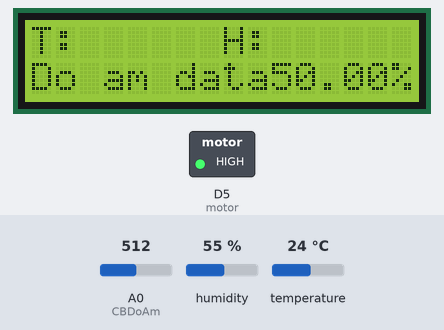
A sketch run on a simulated ESP8266 (NodeMCU). Shown: 16×2 character LCD, switched loads named in the sketch (green lamp = pin HIGH). The inputs (shaded band) are chosen by the test bench; at power-on: A0 (CBDoAm) = 512, humidity 55 %, temperature 24 °C. WiFi joins after 1.5 s; servers stay silent unless stated; what the sketch prints to the serial monitor is not drawn.

Above: at 3.0 s.
3.1 s: A0 (CBDoAm) set to 919
At 4.5 s:
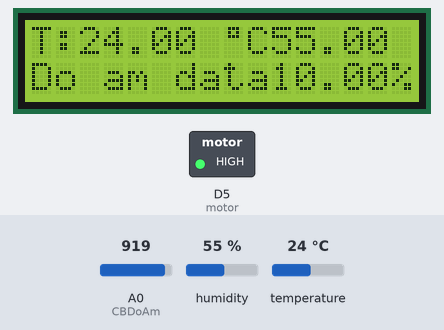
5.6 s: A0 (CBDoAm) set to 934
At 6.7 s:
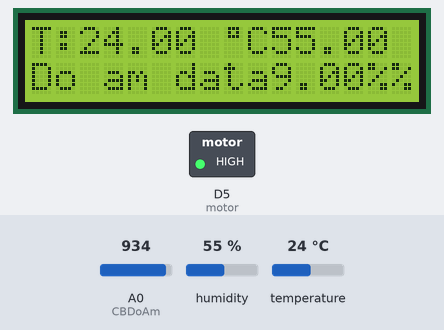
7.8 s: A0 (CBDoAm) set to 429
At 9.8 s:
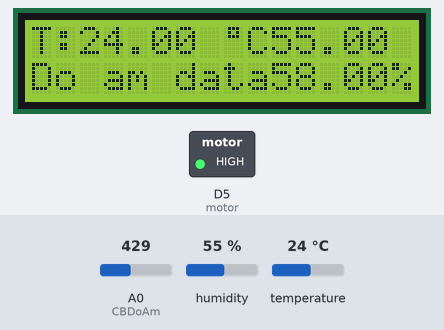
10.1 s: A0 (CBDoAm) set to 402
At 12.0 s:
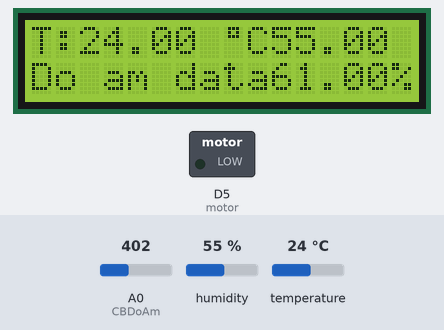
12.3 s: humidity set to 22 %
At 14.3 s:
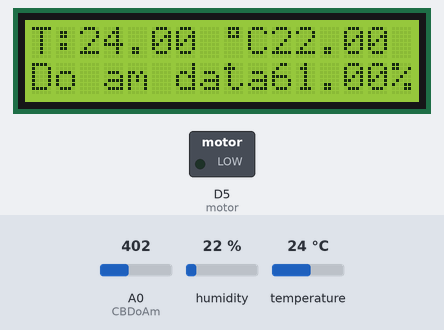
14.6 s: temperature set to 12 °C
At 16.6 s:
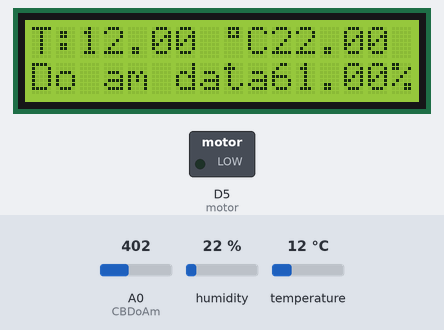
Timing chart, 0 to 17.8 s (numbered marks = the images above; inputs shaded):
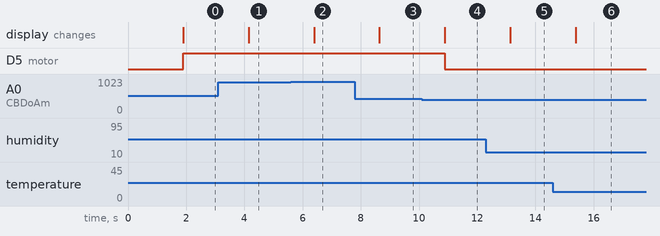

Measured:
- the behaviour switches between 925 and 926 on A0 (CBDoAm) (found by bisection; images 1 and 2)
- the behaviour switches between 415 and 414 on A0 (CBDoAm) (found by bisection; images 3 and 4)
- after the input at 3.1 s, the display: changes after 1.0 s (image 1)
- after the input at 5.6 s, the display: changes after 0.79 s (image 2)
- after the input at 7.8 s, the display: changes after 0.84 s (image 3)
- after the input at 10.1 s, D5 (motor): HIGH → LOW after 0.79 s; the display: changes after 0.79 s (image 4)
- after the input at 12.3 s, the display: changes after 0.83 s (image 5)
- after the input at 14.6 s, the display: changes after 0.78 s (image 6)

The sketch:

smart_garden.ino
```cpp
int CBDoAm = A0;
float Doamdat; //Variable soil moisture
#define motor D5
#define BLYNK_PRINT Serial
#include <ESP8266WiFi.h>
#include <BlynkSimpleEsp8266.h>
#include <DHT.h>
#include <Wire.h>
#include <LiquidCrystal_I2C.h>
#define DHTPIN 2
#define DHTTYPE DHT11 // DHT 11
DHT dht(DHTPIN, DHTTYPE);
BlynkTimer timer;
LiquidCrystal_I2C lcd(0x27,16,2);

char auth[] = "F79tnVuL1ibFiH3pBhw9HgE4AMWATYde";
char ssid[] = "Buivandong";
char pass[] = "0865457580";

WiFiClient client;

// ThingSpeak Settings
const int channelID = 1706643;
String writeAPIKey = "3F5Z5ZABL2MXZ10I";
const char* server = "api.thingspeak.com";
const int postingInterval = 1000; // post data every 1 seconds

byte degree[8] = { //Declaration of binary code for LCD screen, displaying degrees Celsius.
0B01110,
0B01010,
0B01110,
0B0000,
0B0000,
0B0000,
0B0000,
0B00000
};

void sendSensor()
{
delay(postingInterval);
float h = dht.readHumidity();
float t = dht.readTemperature(); // or dht.readTemperature(true) for Fahrenheit
Doamdat=analogRead(CBDoAm);
Doamdat=map(Doamdat,0,1023,100,0);

if (isnan(h) || isnan(t)) {
Serial.println("Failed to read from DHT sensor!");
return;
}
else{
Serial.print("Due to: ");
Serial.println(t); //Output temperature
Serial.print("Do am: ");
Serial.println(h); //Export humidity
Serial.println(); //Down the line
}
if (client.connect(server, 80)) {
// Construct API request body
String body = "field1=" + String(t, 1) + "&field2=" + String(h, 1)+ "&field3=" + String(Doamdat, 2);

client.print("POST /update HTTP/1.1\n");
client.print("Host: api.thingspeak.com\n");
client.print("Connection: close\n");
client.print("X-THINGSPEAKAPIKEY: " + writeAPIKey + "\n");
client.print("Content-Type: application/x-www-form-urlencoded\n");
client.print("Content-Length: ");
client.print(body.length());
client.print("\n\n");
client.print(body);
client.print("\n\n");

}
client.stop();

lcd.setCursor(2,0); //Place the cursor to row 0, column 2
lcd.print(round(t)); //Output temperature
lcd.print(" ");
lcd.write(1);
lcd.print("C");
lcd.setCursor(10,0); //Put the cursor to row 0, column 10
lcd.print(round(h)); //Export humidity
lcd.print(" %");

Blynk.virtualWrite(V5, h);
Blynk.virtualWrite(V6, t);
}

void setup()
{
// Debug console
Serial.begin(9600);
pinMode(motor,OUTPUT);
// pinMode(den,OUTPUT);
lcd.begin(); //Start screen. Start allowing the Arduino to use the display.
lcd.backlight(); //Turn on the backlight
lcd.print("T: ");
lcd.setCursor(8,0);
lcd.print("H: ");
lcd.setCursor(0,1);
lcd.print("Do am data: ");
lcd.createChar(1, degree);

Blynk.begin(auth, ssid, pass);
// You can also specify server:
//Blynk.begin(auth, ssid, pass, "blynk-cloud.com", 8442);
//Blynk.begin(auth, ssid, pass, IPAddress(192,168,1,100), 8442);

dht.begin();
WiFi.begin(ssid, pass);
while (WiFi.status() != WL_CONNECTED) {
Serial.print(".");
delay(100);
}

// Setup a function to be called every second
timer.setInterval(1000L, sendSensor);
}
void motorState(int State)
{
digitalWrite(5,State);
}
void loop()
{
Blynk.run();
timer.run();

Doamdat=analogRead(CBDoAm);
Doamdat=map(Doamdat,0,1023,100,0);

lcd.setCursor(10,1); //Put the cursor to row 1, column 11
lcd.print(Doamdat); //Export soil moisture
lcd.print("%");

//Pump water when the soil is dry
if(Doamdat<60)
{
//digitalWrite(den,HIGH); //Bat den led
//lcd.print("severe country");
Serial.println("Bad country, old age");
digitalWrite(motor,HIGH);

}
//Stop pumping when the soil is wet
else
{
//digitalWrite(den,LOW);
//lcd.print("courtesy of the country");
Serial.println("Severe country");
digitalWrite(motor,LOW);

}
Blynk.virtualWrite(V7,Doamdat);
delay(1000);
}
```
